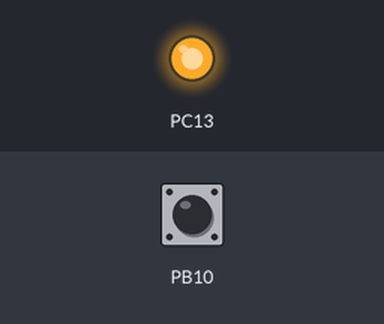
A program run on a simulated STM32 Black Pill. On the bench: output pins drawn as LEDs (lit = HIGH). The inputs (shaded band) are chosen by the test bench; at power-on: PB10 HIGH. USB keyboard and mouse output is not drawn.

Above: at 1.2 s.
1.3 s: PB10 pulled LOW for 0.15 s
At 1.7 s:
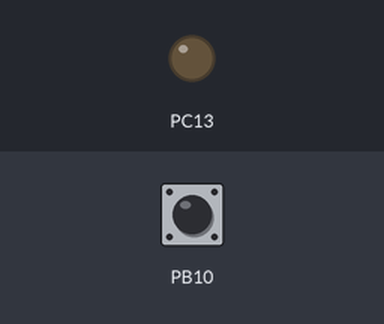
2.9 s: PB10 pulled LOW for 1 s
At 4.1 s:
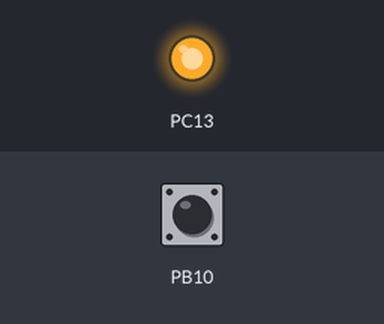
5.4 s: PB10 pulled LOW for 3.2 s
At 6.0 s:
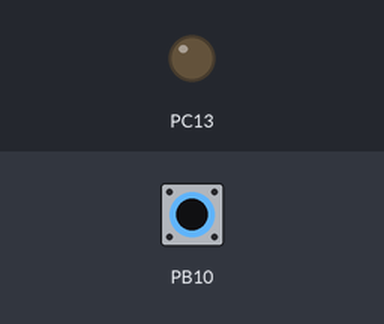
Timing chart, 0 to 8.4 s (numbered marks = the images above; inputs shaded):
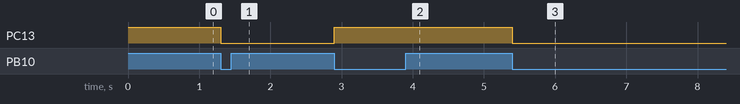

The program:

main.cpp
```cpp
#include <Arduino.h>
#include <Mouse.h>

bool Butt_Flags = 0;


void Butt_Event() {
  if(digitalRead(PB10) == LOW) {
    Butt_Flags = !Butt_Flags;

    if(Butt_Flags == 1) {
      digitalWrite(PC13, LOW);
    }else{
      digitalWrite(PC13, HIGH);
      Mouse.release(MOUSE_LEFT);
    }
    delay(150);
  }
}


void setup() {
  Mouse.begin();

  pinMode(PC13, OUTPUT);
  pinMode(PB10, INPUT_PULLUP);
  digitalWrite(PC13, HIGH);
  attachInterrupt(digitalPinToInterrupt(PB10), Butt_Event, FALLING);
}


void loop() {
  if(Butt_Flags == 1) {
    Mouse.click(MOUSE_LEFT);
  }
  //Assembly "NOP" to stop CPU operation for Delay
  for(unsigned int i=0; i<250; i++) {
    asm volatile("nop");
  }
}
```

Measured:
- after the input at 1.3 s, PC13: HIGH → LOW at once
- after the input at 2.9 s, PC13: LOW → HIGH at once
- after the input at 5.4 s, PC13: HIGH → LOW at once
